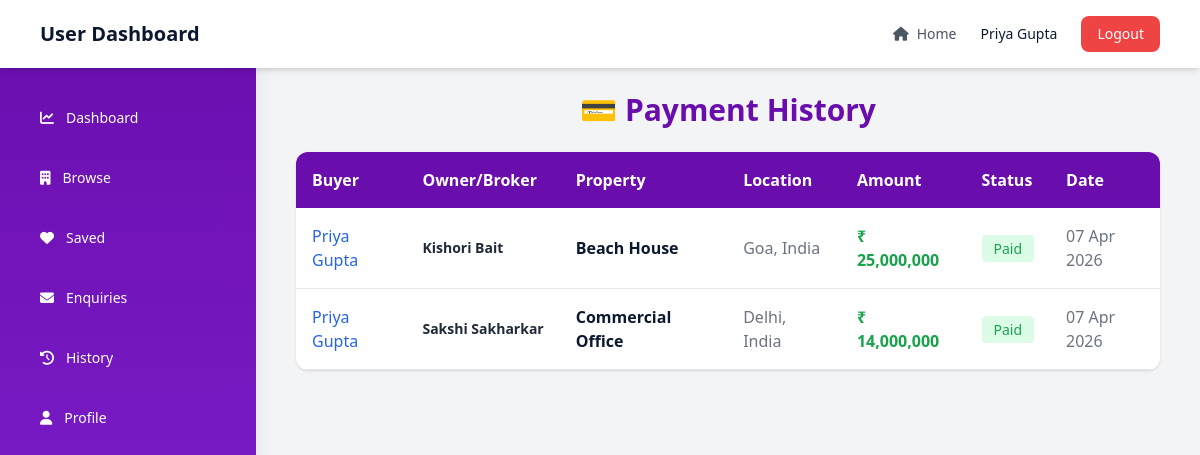
Screenshot of /payment-history.php (signed in) with the database file from the repository.
### tables this page shows
CREATE TABLE `payments` (
  `id` int(11) NOT NULL,
  `lead_id` int(11) DEFAULT NULL,
  `broker_id` int(11) DEFAULT NULL,
  `user_id` int(11) DEFAULT NULL,
  `amount` decimal(10,2) DEFAULT NULL,
  `status` varchar(50) DEFAULT 'pending',
  `created_at` timestamp NOT NULL DEFAULT current_timestamp(),
  `property_id` int(11) DEFAULT NULL,
  `owner_id` int(11) DEFAULT NULL
);

CREATE TABLE `users` (
  `id` int(11) NOT NULL,
  `name` varchar(100) NOT NULL,
  `contact` varchar(15) NOT NULL,
  `email` varchar(100) NOT NULL,
  `password` varchar(255) NOT NULL,
  `role` varchar(20) NOT NULL
);

CREATE TABLE `properties` (
  `id` int(11) NOT NULL,
  `title` varchar(255) DEFAULT NULL,
  `location` varchar(255) DEFAULT NULL,
  `price` bigint(100) DEFAULT NULL,
  `image` varchar(255) DEFAULT NULL,
  `bedrooms` int(11) DEFAULT NULL,
  `bathrooms` int(11) DEFAULT NULL,
  `area` varchar(50) DEFAULT NULL,
  `description` text DEFAULT NULL,
  `owner_id` int(11) DEFAULT NULL,
  `created_at` timestamp NOT NULL DEFAULT current_timestamp(),
  `property_type` varchar(50) DEFAULT NULL,
  `listing_type` varchar(20) DEFAULT NULL,
  `broker_id` int(11) DEFAULT NULL,
  `status` varchar(20) DEFAULT 'Active',
  `amenities` text DEFAULT NULL,
  `parking` enum('Yes','No') DEFAULT NULL,
  `images` text DEFAULT NULL,
  `video` varchar(255) DEFAULT NULL
);

### payment-history.php (the view, shortened to what this page needs)
<?php
include "db.php";
$user_id = $_SESSION['user_id'];
$role = $_SESSION['role'];
$query = mysqli_query($conn, "
SELECT payments.*,
       properties.title,
       properties.location,
       buyer.name AS buyer_name,
       owner.name AS owner_name,
       broker.name AS broker_name
FROM payments
LEFT JOIN properties
    ON payments.property_id = properties.id
LEFT JOIN users buyer
    ON payments.user_id = buyer.id
LEFT JOIN users owner
    ON payments.owner_id = owner.id
LEFT JOIN users broker
    ON payments.broker_id = broker.id
WHERE payments.status='paid'
AND (
    payments.user_id = '$user_id'
    OR payments.owner_id = '$user_id'
    OR payments.broker_id = '$user_id'
)
ORDER BY payments.created_at DESC
");
?>
<!DOCTYPE html>
<html lang="en">
<head>
<script src="https://cdn.tailwindcss.com"></script>
<link rel="stylesheet"
href="https://cdnjs.cloudflare.com/ajax/libs/font-awesome/6.5.1/css/all.min.css">
</head>
<body class="bg-gray-100 text-navy">
<?php
if($role == "user"){
    include "user-layout.php";
}
elseif($role == "owner"){
    include "owner-layout.php";
}
elseif($role == "broker"){
    include "broker-layout.php";
}
?>
<div class="flex min-h-screen overflow-x-hidden">
<div class="flex-1 w-full md:ml-64 px-4 sm:px-6 md:px-10 py-6">
<h1 class="text-2xl sm:text-3xl font-bold text-royal mb-6 text-center">
💳 Payment History
</h1>
<div class="bg-white shadow rounded-xl overflow-hidden">
<div class="hidden md:block overflow-x-auto">
<table class="w-full text-left">
<thead class="bg-royal text-white">
<tr>
<th class="p-4">Buyer</th>
<th class="p-4">Owner/Broker</th>
<th class="p-4">Property</th>
<th class="p-4">Location</th>
<th class="p-4">Amount</th>
<th class="p-4">Status</th>
<th class="p-4">Date</th>
</tr>
</thead>
<tbody>
<?php if(mysqli_num_rows($query) > 0){ ?>
<?php while($row = mysqli_fetch_assoc($query)){ ?>
<tr class="border-b hover:bg-gray-50">
<td class="p-4 text-blue-600 font-medium">
<?php echo $row['buyer_name'] ?? 'N/A'; ?>
</td>
<td class="p-4 text-gray-800 font-semibold text-sm whitespace-nowrap">
<?php
if(!empty($row['broker_name'])){
    echo $row['broker_name'];
}
elseif(!empty($row['owner_name'])){
    echo $row['owner_name'];
}
else{
    echo "N/A";
}
?>
</td>
<td class="p-4 font-semibold"><?php echo $row['title'] ?? 'N/A'; ?></td>
<td class="p-4 text-gray-500"><?php echo $row['location'] ?? 'N/A'; ?></td>
<td class="p-4 font-bold text-green-600">
₹ <?php echo number_format($row['amount']); ?>
</td>
<td class="p-4">
<span class="px-3 py-1 rounded text-sm
<?php echo $row['status']=='paid' ? 'bg-green-100 text-green-600' : 'bg-yellow-100 text-yellow-600'; ?>">
<?php echo ucfirst($row['status']); ?>
</span>
</td>
<td class="p-4 text-gray-500">
<?php echo date("d M Y", strtotime($row['created_at'])); ?>
</td>
</tr>
<?php } ?>
<?php } ?>
</tbody>
</table>
</div>
</div>
</div>
</div>
</body>
</html>

### user-layout.php (shortened to what this page needs)
<?php
$username = $_SESSION['user_name'];
?>
<div class="bg-white shadow-md sticky top-0 z-50 w-full">
    <div class="flex justify-between items-center px-4 sm:px-6 md:px-10 py-4">
        <div class="flex items-center gap-3">
            <h1 class="text-lg md:text-xl font-semibold text-navy">
                User Dashboard
            </h1>
        </div>
        <div class="flex items-center gap-3 sm:gap-6 text-sm">
            <a href="index.php" class="hidden sm:flex items-center gap-2 text-gray-600 hover:text-royal">
                <i class="fa-solid fa-house"></i> Home
            </a>
            <span class="hidden md:block font-medium">
                <?php echo $username; ?>
            </span>
            <button onclick="openLogoutModal()"
            class="bg-red-500 hover:bg-red-600 text-white px-4 py-2 rounded-lg transition">
                Logout
            </button>
        </div>
    </div>
</div>
<div id="menuItems"
class="w-64 bg-gradient-to-b from-royal to-lightroyal text-white p-6 shadow-xl
fixed top-0 left-0 h-full z-40
transform -translate-x-full md:translate-x-0 transition duration-300">
<h2 class="text-2xl font-bold mb-10">Property Hub</h2>
<ul class="space-y-4 text-sm">
<li>
<a href="user-dashboard.php" class="flex items-center gap-3 py-3 px-4 rounded hover:bg-white/20">
<i class="fa fa-chart-line"></i> Dashboard
</a>
</li>
<li>
<a href="property-listing.php" class="flex items-center gap-3 py-3 px-4 rounded hover:bg-white/20">
<i class="fa fa-building"></i> Browse
</a>
</li>
<li>
<a href="saved.php" class="flex items-center gap-3 py-3 px-4 rounded hover:bg-white/20">
<i class="fa fa-heart"></i> Saved
</a>
</li>
<li>
<a href="my-enquiries.php" class="flex items-center gap-3 py-3 px-4 rounded hover:bg-white/20">
<i class="fa fa-envelope"></i> Enquiries
</a>
</li>
<li>
<a href="payment-history.php" class="flex items-center gap-3 py-3 px-4 rounded hover:bg-white/20">
<i class="fa-solid fa-clock-rotate-left"></i> History
</a>
</li>
<li>
<a href="user-profile.php" class="flex items-center gap-3 py-3 px-4 rounded hover:bg-white/20">
<i class="fa fa-user"></i> Profile
</a>
</li>
</ul>
</div>

### rows the page displays
payments: user.name "Priya Gupta", users.name "Kishori Bait", property.title "Beach House", property.location "Goa, India", amount "25,000,000", status "Paid", created_at "07 Apr 2026"
payments: user.name "Priya Gupta", users.name "Sakshi Sakharkar", property.title "Commercial Office", property.location "Delhi, India", amount "14,000,000", status "Paid", created_at "07 Apr 2026"

### other values shown
$username "Priya Gupta"
